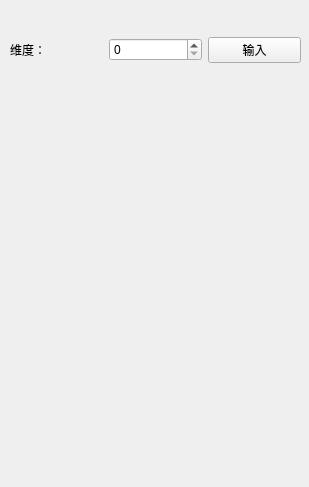
<?xml version="1.0" encoding="UTF-8"?>
<ui version="4.0">
 <class>reverseui</class>
 <widget class="QWidget" name="reverseui">
  <property name="geometry">
   <rect>
    <x>0</x>
    <y>0</y>
    <width>309</width>
    <height>487</height>
   </rect>
  </property>
  <property name="windowTitle">
   <string>Form</string>
  </property>
  <widget class="QWidget" name="widget" native="true">
   <property name="geometry">
    <rect>
     <x>10</x>
     <y>20</y>
     <width>291</width>
     <height>61</height>
    </rect>
   </property>
   <layout class="QGridLayout" name="gridLayout">
    <item row="0" column="0">
     <widget class="QLabel" name="label">
      <property name="text">
       <string>维度：</string>
      </property>
     </widget>
    </item>
    <item row="0" column="1">
     <widget class="QSpinBox" name="spinBox"/>
    </item>
    <item row="0" column="2">
     <widget class="QPushButton" name="btn_input">
      <property name="text">
       <string>输入</string>
      </property>
     </widget>
    </item>
   </layout>
  </widget>
 </widget>
 <resources/>
 <connections/>
</ui>
